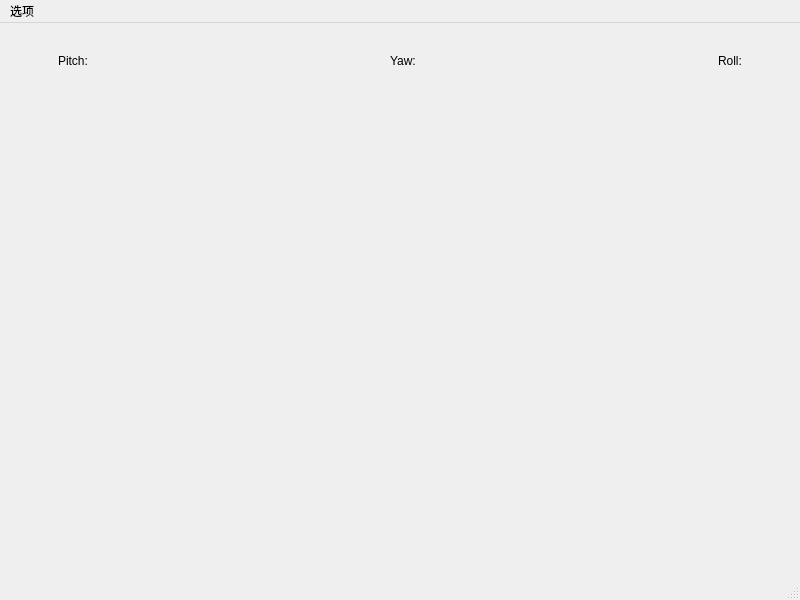
<?xml version="1.0" encoding="UTF-8"?>
<ui version="4.0">
 <class>MainWindow</class>
 <widget class="QMainWindow" name="MainWindow">
  <property name="geometry">
   <rect>
    <x>0</x>
    <y>0</y>
    <width>800</width>
    <height>600</height>
   </rect>
  </property>
  <property name="windowTitle">
   <string>主程序</string>
  </property>
  <widget class="QWidget" name="centralwidget">
   <layout class="QVBoxLayout" name="verticalLayout">
    <item>
     <spacer name="verticalSpacer_2">
      <property name="orientation">
       <enum>Qt::Vertical</enum>
      </property>
      <property name="sizeType">
       <enum>QSizePolicy::Fixed</enum>
      </property>
      <property name="sizeHint" stdset="0">
       <size>
        <width>20</width>
        <height>10</height>
       </size>
      </property>
     </spacer>
    </item>
    <item>
     <widget class="QWidget" name="widget" native="true">
      <property name="sizePolicy">
       <sizepolicy hsizetype="Preferred" vsizetype="Fixed">
        <horstretch>0</horstretch>
        <verstretch>0</verstretch>
       </sizepolicy>
      </property>
      <property name="layoutDirection">
       <enum>Qt::LeftToRight</enum>
      </property>
      <layout class="QHBoxLayout" name="horizontalLayout">
       <item>
        <spacer name="horizontalSpacer">
         <property name="orientation">
          <enum>Qt::Horizontal</enum>
         </property>
         <property name="sizeType">
          <enum>QSizePolicy::Fixed</enum>
         </property>
         <property name="sizeHint" stdset="0">
          <size>
           <width>40</width>
           <height>20</height>
          </size>
         </property>
        </spacer>
       </item>
       <item>
        <widget class="QLabel" name="label_pitch">
         <property name="text">
          <string>Pitch:</string>
         </property>
        </widget>
       </item>
       <item>
        <spacer name="horizontalSpacer_2">
         <property name="orientation">
          <enum>Qt::Horizontal</enum>
         </property>
         <property name="sizeHint" stdset="0">
          <size>
           <width>40</width>
           <height>20</height>
          </size>
         </property>
        </spacer>
       </item>
       <item>
        <widget class="QLabel" name="label_yaw">
         <property name="text">
          <string>Yaw:</string>
         </property>
        </widget>
       </item>
       <item>
        <spacer name="horizontalSpacer_3">
         <property name="orientation">
          <enum>Qt::Horizontal</enum>
         </property>
         <property name="sizeHint" stdset="0">
          <size>
           <width>40</width>
           <height>20</height>
          </size>
         </property>
        </spacer>
       </item>
       <item>
        <widget class="QLabel" name="label_roll">
         <property name="text">
          <string>Roll:</string>
         </property>
        </widget>
       </item>
       <item>
        <spacer name="horizontalSpacer_4">
         <property name="orientation">
          <enum>Qt::Horizontal</enum>
         </property>
         <property name="sizeType">
          <enum>QSizePolicy::Fixed</enum>
         </property>
         <property name="sizeHint" stdset="0">
          <size>
           <width>40</width>
           <height>20</height>
          </size>
         </property>
        </spacer>
       </item>
      </layout>
     </widget>
    </item>
    <item>
     <spacer name="verticalSpacer">
      <property name="orientation">
       <enum>Qt::Vertical</enum>
      </property>
      <property name="sizeType">
       <enum>QSizePolicy::Fixed</enum>
      </property>
      <property name="sizeHint" stdset="0">
       <size>
        <width>20</width>
        <height>20</height>
       </size>
      </property>
     </spacer>
    </item>
    <item>
     <widget class="QtCharts::QChartView" name="widget_2" native="true">
      <property name="sizePolicy">
       <sizepolicy hsizetype="Preferred" vsizetype="Preferred">
        <horstretch>0</horstretch>
        <verstretch>0</verstretch>
       </sizepolicy>
      </property>
      <property name="minimumSize">
       <size>
        <width>0</width>
        <height>0</height>
       </size>
      </property>
      <property name="baseSize">
       <size>
        <width>0</width>
        <height>0</height>
       </size>
      </property>
     </widget>
    </item>
   </layout>
  </widget>
  <widget class="QMenuBar" name="menubar">
   <property name="geometry">
    <rect>
     <x>0</x>
     <y>0</y>
     <width>800</width>
     <height>27</height>
    </rect>
   </property>
   <widget class="QMenu" name="menu">
    <property name="title">
     <string>选项</string>
    </property>
    <addaction name="action"/>
    <addaction name="action_E"/>
   </widget>
   <addaction name="menu"/>
  </widget>
  <widget class="QStatusBar" name="statusbar"/>
  <action name="action">
   <property name="text">
    <string>开始(&amp;S)</string>
   </property>
   <property name="shortcut">
    <string>Ctrl+S</string>
   </property>
  </action>
  <action name="action_E">
   <property name="text">
    <string>结束(&amp;E)</string>
   </property>
   <property name="shortcut">
    <string>Ctrl+E</string>
   </property>
  </action>
 </widget>
 <customwidgets>
  <customwidget>
   <class>QtCharts::QChartView</class>
   <extends>QWidget</extends>
   <header location="global">QtCharts/QChartView</header>
   <container>1</container>
  </customwidget>
 </customwidgets>
 <resources/>
 <connections/>
</ui>
